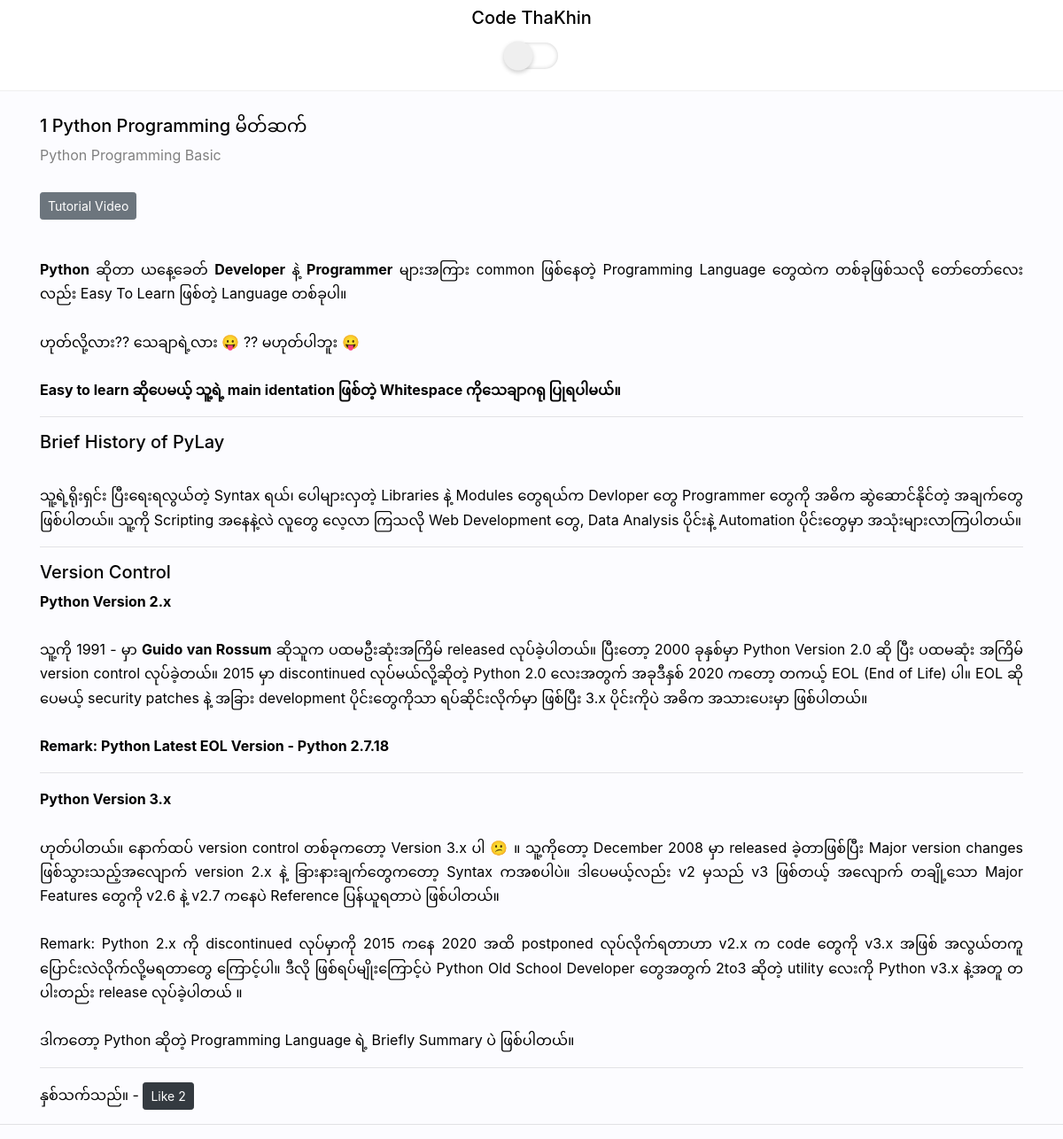
/1/ (signed in), run on the app's committed database.
### codeapp/models.py (models this page shows, shortened)
class Python(models.Model):
	title = models.CharField(max_length=200)
	content = RichTextField(blank=True, null=True)
	author = models.ForeignKey(User, on_delete=models.CASCADE)
	date = models.DateField()
	likes = models.ManyToManyField(User, related_name='blog_pythons')
	def total_likes(self):
		return self.likes.count()

### codeapp/views.py (the view)
# urls.py: path('<int:python_id>/', views.detail, name='detail'),
def detail(request, python_id):
	python = get_object_or_404(Python, pk=python_id)
	stuff = get_object_or_404(Python, id=python_id)
	total_likes = stuff.total_likes()
	return render(request, 'codeapp/detail.html', {'python':python, 'total_likes':total_likes})

### codeapp/templates/codeapp/detail.html (shortened to what this page needs)
{% load static %}
<!doctype html>
<html lang="en">
  <head>
    <link rel="stylesheet" href="https://cdn.jsdelivr.net/npm/bootstrap@4.5.3/dist/css/bootstrap.min.css">
    <link rel="stylesheet" type="text/css" href="{% static 'codeapp/mycss.css' %}">
  </head>
<body>
<ul class="nav sticky-top justify-content-center zwetop">
  <li class="nav-item">
    <h5 class="nav-link active"><a class="title" href="{% url 'index' %}">Code ThaKhin</a></h5>
    <p align="center"><input type="checkbox" onclick="myFunction()" /></p>
  </li>
</ul><br>
{% if user.is_authenticated %}
    <div class="container">
        <div class="row">
            <div class="col-md-10 col-xs-12">
              <h5>{{ python.title }}</h5>
              <a href="{% url 'index' %}" class="a">Python Programming Basic</a>
            </div>
        </div>
        <br>
        <div class='row'>
            <p class="col-xs-12 col-md-10">
              <a class="btn btn-secondary btn-sm" data-toggle="collapse" href="#collapseExample" role="button" aria-expanded="false" aria-controls="collapseExample">
                Tutorial Video
              </a>
            </p>
        </div>
    </div>
    <br>
    <div class="container">
      <div class="row">
        <div class="col-md-12 col-xs-12">
          <div class="starter">
              {{ python.content|safe }}
          </div>
        </div>
      </div>
    </div>
    <div class="container">
      <div class="row">
        <div class="col-md-10 col-xs-12">
            <form action="{% url 'like_python' python.id %}" method="POST">
              နှစ်သက်သည်။ -
              <button type="submit" class="btn btn-sm btn-dark" name='python_id' value="{{ python.id }}">Like {{ total_likes }}
              </button>
            </form>
        </div>
      </div>
    </div>
    <hr>
{% endif %}
  </body>
</html>

### codeapp/static/codeapp/mycss.css (style rules this page uses)
body { font-family: font-family: 'Comfortaa', cursive; background-color: #FCFCFF; color: black; line-height: 1.7em; }
a.a { text-decoration: none; color: grey; }
input[type="checkbox"] { position: relative; width: 60px; height: 30px; -webkit-appearance: none; background: #fff; outline: none; cursor: pointer; border-radius: 20px; box-shadow: inset 0 0 5px rgba(0, 0, 0, 0.2); transition: background 300ms linear; }
input[type="checkbox"]::before { content: ""; position: absolute; width: 30px; height: 30px; border-radius: 20px; top: 0; left: 0; background: #efefef; transform: scale(1.1); box-shadow: 0 2px 5px rgba(0, 0, 0, 0.2); transition: left 300ms linear; }
.starter { text-align: justify; }
.zwetop { background-color: white; color: #000; border-bottom: 1px solid #efefef; }

### codeapp/templates/codeapp/detail.html (style rules this page uses)
a.title { text-decoration: none; color: #000; }

### data on the page
Python: title "1 Python Programming မိတ်ဆက်", content "Python ဆိုတာ ယနေ့ခေတ် Developer နဲ့ Programmer များအကြား common ဖြစ်နေတဲ့ Programming Language တွေထဲက တစ်ခုဖြစ်သလို တော်တော်လေးလည်း Easy To Learn ဖြစ်တဲ့ Language တစ်ခုပါ။ ဟုတ်လို့လား?? သေချာရဲ့လား 😛 ?? မဟုတ်ပါဘူး 😛 Easy to learn ဆိုပေမယ့် သူ့ရဲ့ main identation ဖြစ်တဲ့ Whitespace ကိုသေချာဂရု ပြုရပါမယ်။ Brief History of PyLay သူ့ရဲ့ရိုးရှင်း ပြီးရေးရလွယ်တဲ့ Syntax ရယ်၊ ပေါများလှတဲ့ Libraries နဲ့ Modules တွေရယ်က Devloper တွေ Programmer တွေကို အဓိက ဆွဲဆောင်နိုင်တဲ့ အချက်တွေ ဖြစ်ပါတယ်။ သူ့ကို Scripting အနေနဲ့လဲ လူတွေ လေ့လာ ကြသလို Web Development တွေ, Data Analysis ပိုင်းနဲ့ Automation ပိုင်းတွေမှာ အသုံးများလာကြပါတယ်။ Version Control Python Version 2.x သူ့ကို 1991 - မှာ Guido van Rossum ဆိုသူက…"

### other printed values
{{ total_likes }} "2"
